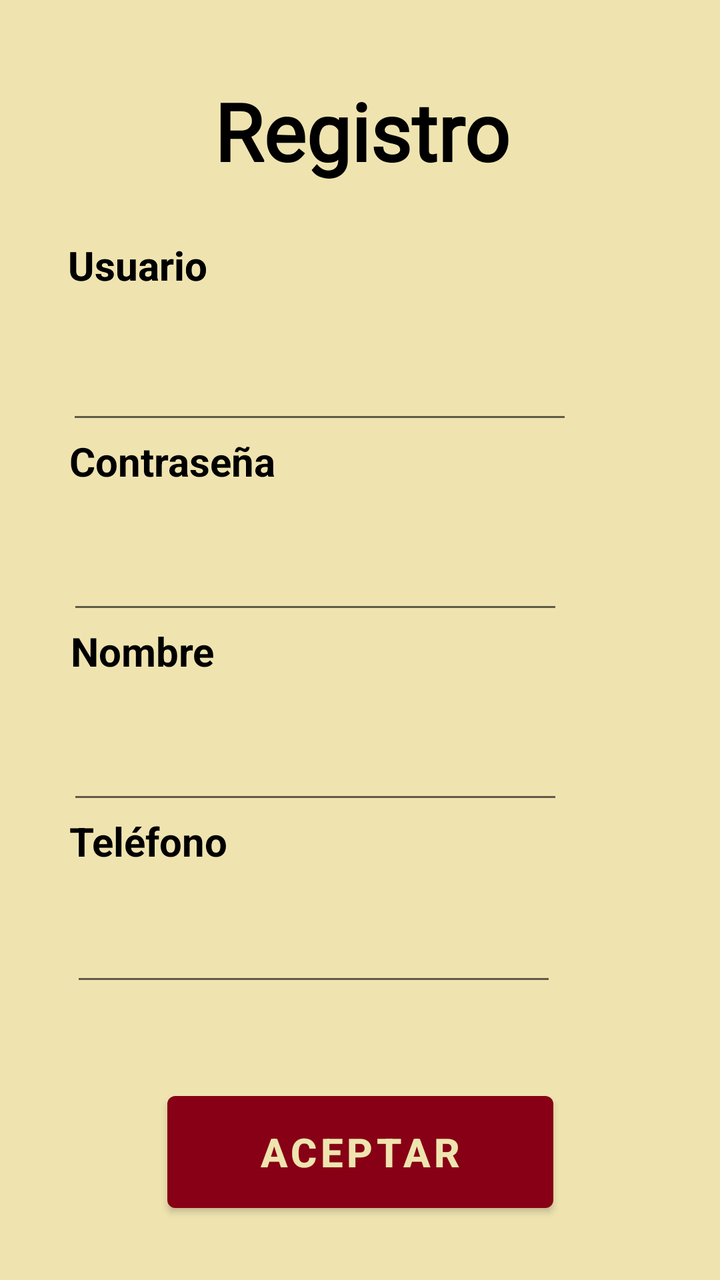
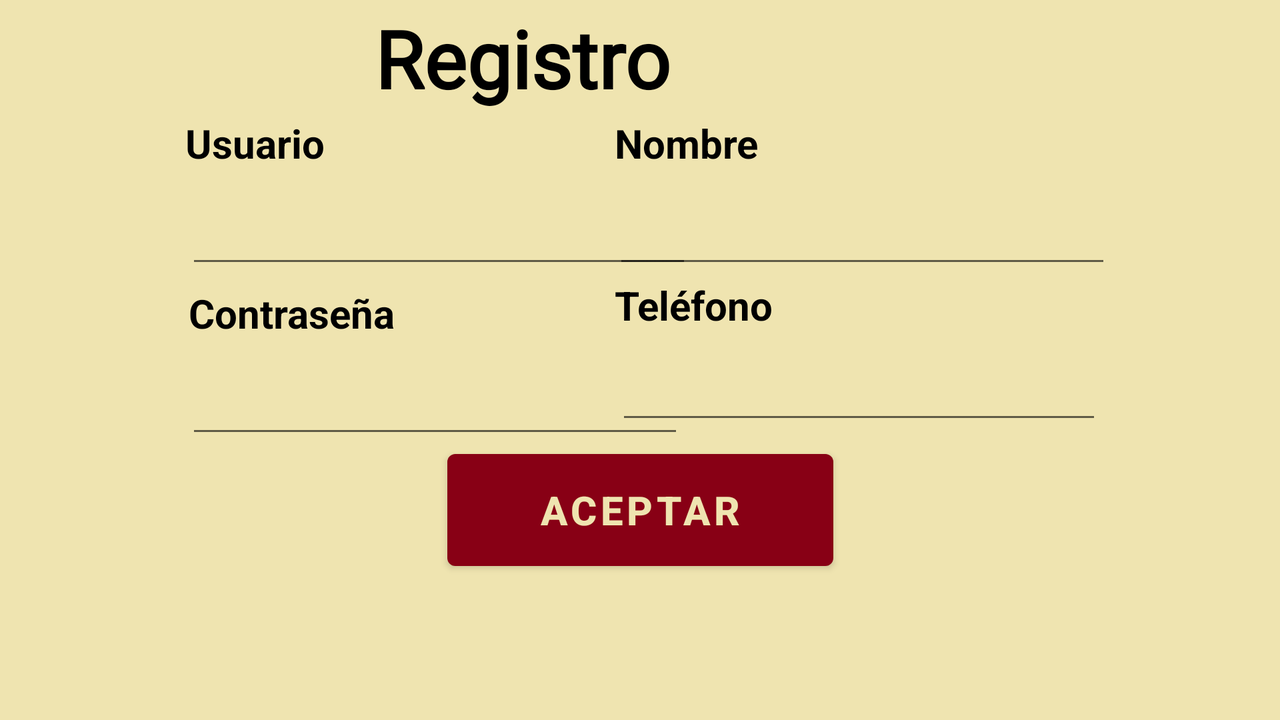

The same Android screen from two of the app's own layout files: first res/layout/ as a phone draws it, then the repository's variant for another configuration, drawn on a device whose configuration selects that folder. Both files follow.
<!-- AndroidManifest.xml: application theme Theme.TFG_profes -->
<!-- res/layout/activity_registro_usuario.xml -->
<?xml version="1.0" encoding="utf-8"?>
<androidx.constraintlayout.widget.ConstraintLayout xmlns:android="http://schemas.android.com/apk/res/android"
    xmlns:app="http://schemas.android.com/apk/res-auto"
    xmlns:tools="http://schemas.android.com/tools"
    android:layout_width="match_parent"
    android:layout_height="match_parent"
    android:background="#EFE4B0"
    tools:context=".RegistroUSuario">


    <EditText
        android:id="@+id/usuario"
        android:layout_width="253dp"
        android:layout_height="61dp"
        android:ems="10"
        android:inputType="textPersonName"
        android:text=""
        app:layout_constraintEnd_toEndOf="parent"
        app:layout_constraintHorizontal_bias="0.31"
        app:layout_constraintStart_toStartOf="parent"
        app:layout_constraintTop_toBottomOf="@+id/textview3" />

    <TextView
        android:id="@+id/textview3"
        android:layout_width="244dp"
        android:layout_height="37dp"
        android:layout_marginTop="12dp"
        android:text="@string/usuario"
        android:textColor="@color/black"
        android:textSize="20dp"
        android:textStyle="bold"
        app:layout_constraintEnd_toEndOf="parent"
        app:layout_constraintHorizontal_bias="0.293"
        app:layout_constraintStart_toStartOf="parent"
        app:layout_constraintTop_toBottomOf="@+id/textView" />

    <EditText
        android:id="@+id/nombre"
        android:layout_width="248dp"
        android:layout_height="58dp"
        android:ems="10"
        app:layout_constraintEnd_toEndOf="parent"
        app:layout_constraintHorizontal_bias="0.3"
        app:layout_constraintStart_toStartOf="parent"
        app:layout_constraintTop_toBottomOf="@+id/nom" />

    <TextView
        android:id="@+id/textview"
        android:layout_width="235dp"
        android:layout_height="33dp"
        android:text="@string/tel"
        android:textColor="@color/black"
        android:textSize="20dp"
        android:textStyle="bold"
        app:layout_constraintEnd_toEndOf="parent"
        app:layout_constraintHorizontal_bias="0.278"
        app:layout_constraintStart_toStartOf="parent"
        app:layout_constraintTop_toBottomOf="@+id/nombre" />

    <TextView
        android:id="@+id/textview2"
        android:layout_width="235dp"
        android:layout_height="33dp"
        android:text="@string/contra"
        android:textColor="@color/black"
        android:textSize="20dp"
        android:textStyle="bold"
        app:layout_constraintEnd_toEndOf="parent"
        app:layout_constraintHorizontal_bias="0.278"
        app:layout_constraintStart_toStartOf="parent"
        app:layout_constraintTop_toBottomOf="@+id/usuario" />

    <TextView
        android:id="@+id/textView"
        android:layout_width="313dp"
        android:layout_height="83dp"
        android:layout_marginTop="24dp"
        android:fontFamily="@font/impact"
        android:gravity="center"
        android:text="@string/registro"
        android:textColor="@color/black"
        android:textSize="40dp"
        android:textStyle="bold"
        app:layout_constraintEnd_toEndOf="parent"
        app:layout_constraintHorizontal_bias="0.521"
        app:layout_constraintStart_toStartOf="parent"
        app:layout_constraintTop_toTopOf="parent" />

    <Button
        android:id="@+id/loginbtn"
        android:layout_width="193dp"
        android:layout_height="68dp"
        android:layout_marginTop="44dp"
        android:onClick="onclick_reg"
        android:text="@string/aceptar"
        android:textColor="#EFE4B0"
        android:textSize="20dp"
        android:textStyle="bold"
        app:layout_constraintEnd_toEndOf="parent"
        app:layout_constraintStart_toStartOf="parent"
        app:layout_constraintTop_toBottomOf="@+id/editTextPhone" />

    <TextView
        android:id="@+id/textview1"
        android:layout_width="244dp"
        android:layout_height="37dp"
        android:layout_marginTop="12dp"
        android:text="@string/usuario"
        android:textColor="@color/black"
        android:textSize="20dp"
        android:textStyle="bold"
        app:layout_constraintEnd_toEndOf="parent"
        app:layout_constraintHorizontal_bias="0.293"
        app:layout_constraintStart_toStartOf="parent"
        app:layout_constraintTop_toBottomOf="@+id/textView" />

    <TextView
        android:id="@+id/nom"
        android:layout_width="244dp"
        android:layout_height="37dp"
        android:text="@string/nombre"
        android:textColor="@color/black"
        android:textSize="20dp"
        android:textStyle="bold"
        app:layout_constraintEnd_toEndOf="parent"
        app:layout_constraintHorizontal_bias="0.305"
        app:layout_constraintStart_toStartOf="parent"
        app:layout_constraintTop_toBottomOf="@+id/contraseña" />

    <EditText
        android:id="@+id/contraseña"
        android:layout_width="248dp"
        android:layout_height="58dp"
        android:layout_marginTop="4dp"
        android:ems="10"
        android:inputType="textPassword"
        app:layout_constraintEnd_toEndOf="parent"
        app:layout_constraintHorizontal_bias="0.3"
        app:layout_constraintStart_toStartOf="parent"
        app:layout_constraintTop_toBottomOf="@+id/textview2" />

    <EditText
        android:id="@+id/editTextPhone"
        android:layout_width="243dp"
        android:layout_height="54dp"
        android:layout_marginTop="4dp"
        android:ems="10"
        android:inputType="phone"
        app:layout_constraintEnd_toEndOf="parent"
        app:layout_constraintHorizontal_bias="0.303"
        app:layout_constraintStart_toStartOf="parent"
        app:layout_constraintTop_toBottomOf="@+id/textview" />


</androidx.constraintlayout.widget.ConstraintLayout>
<!-- resources referenced by this layout -->
<resources>
  <color name="black">#FF000000</color>
  <string name="aceptar">Aceptar</string>
  <string name="contra">Contraseña</string>
  <string name="nombre">Nombre</string>
  <string name="registro">Registro</string>
  <string name="tel">Teléfono</string>
  <string name="usuario">Usuario</string>
  <style name="Theme.TFG_profes" parent="Theme.MaterialComponents.DayNight.DarkActionBar">
          
          <item name="colorPrimary">@color/rojo</item>
          <item name="colorPrimaryVariant">@color/amarillo</item>
          <item name="colorOnPrimary">@color/gris</item>
          
          <item name="colorSecondary">@color/teal_200</item>
          <item name="colorSecondaryVariant">@color/teal_700</item>
          <item name="colorOnSecondary">@color/black</item>
          
          <item name="android:statusBarColor">?attr/colorPrimaryVariant</item>
          
      </style>
  <color name="rojo">#880015</color>
  <color name="amarillo">#EFE4B0</color>
  <color name="gris">#C3C3C3</color>
  <color name="teal_200">#FF03DAC5</color>
  <color name="teal_700">#FF018786</color>
</resources>
<!-- res/layout-land/activity_registro_usuario.xml (the repository's variant of the layout above) -->
<!-- drawn on the phone turned sideways -->
<?xml version="1.0" encoding="utf-8"?>
<androidx.constraintlayout.widget.ConstraintLayout xmlns:android="http://schemas.android.com/apk/res/android"
    xmlns:app="http://schemas.android.com/apk/res-auto"
    xmlns:tools="http://schemas.android.com/tools"
    android:layout_width="match_parent"
    android:layout_height="match_parent"
    android:background="#EFE4B0"
    tools:context=".RegistroUSuario">


    <TextView
        android:id="@+id/textView"
        android:layout_width="276dp"
        android:layout_height="58dp"
        android:fontFamily="@font/impact"
        android:gravity="center"
        android:text="@string/registro"
        android:textColor="@color/black"
        android:textSize="40dp"
        android:textStyle="bold"
        app:layout_constraintEnd_toEndOf="parent"
        app:layout_constraintHorizontal_bias="0.338"
        app:layout_constraintStart_toStartOf="parent"
        app:layout_constraintTop_toTopOf="parent" />

    <Button
        android:id="@+id/loginbtn"
        android:layout_width="193dp"
        android:layout_height="68dp"
        android:layout_marginTop="4dp"
        android:onClick="onclick_reg"
        android:text="@string/aceptar"
        android:textColor="#EFE4B0"
        android:textSize="20dp"
        android:textStyle="bold"
        app:layout_constraintEnd_toEndOf="parent"
        app:layout_constraintStart_toStartOf="parent"
        app:layout_constraintTop_toBottomOf="@+id/editTextPhone" />

    <EditText
        android:id="@+id/contraseña"
        android:layout_width="249dp"
        android:layout_height="52dp"
        android:ems="10"
        android:inputType="textPassword"
        app:layout_constraintEnd_toEndOf="parent"
        app:layout_constraintHorizontal_bias="0.238"
        app:layout_constraintStart_toStartOf="parent"
        app:layout_constraintTop_toBottomOf="@+id/textview2" />

    <EditText
        android:id="@+id/usuario"
        android:layout_width="253dp"
        android:layout_height="53dp"
        android:ems="10"
        android:inputType="textPersonName"
        android:text=""
        app:layout_constraintEnd_toEndOf="parent"
        app:layout_constraintHorizontal_bias="0.24"
        app:layout_constraintStart_toStartOf="parent"
        app:layout_constraintTop_toBottomOf="@+id/textview3" />

    <TextView
        android:id="@+id/textview3"
        android:layout_width="247dp"
        android:layout_height="28dp"
        android:text="@string/usuario"
        android:textColor="@color/black"
        android:textSize="20dp"
        android:textStyle="bold"
        app:layout_constraintEnd_toEndOf="parent"
        app:layout_constraintHorizontal_bias="0.236"
        app:layout_constraintStart_toStartOf="parent"
        app:layout_constraintTop_toBottomOf="@+id/textView" />

    <TextView
        android:id="@+id/textview2"
        android:layout_width="231dp"
        android:layout_height="29dp"
        android:layout_marginTop="4dp"
        android:text="@string/contra"
        android:textColor="@color/black"
        android:textSize="20dp"
        android:textStyle="bold"
        app:layout_constraintEnd_toEndOf="parent"
        app:layout_constraintHorizontal_bias="0.231"
        app:layout_constraintStart_toStartOf="parent"
        app:layout_constraintTop_toBottomOf="@+id/usuario" />

    <EditText
        android:id="@+id/editTextPhone"
        android:layout_width="243dp"
        android:layout_height="54dp"
        android:ems="10"
        android:inputType="phone"
        app:layout_constraintEnd_toEndOf="parent"
        app:layout_constraintHorizontal_bias="0.776"
        app:layout_constraintStart_toStartOf="parent"
        app:layout_constraintTop_toBottomOf="@+id/textview" />

    <EditText
        android:id="@+id/nombre"
        android:layout_width="249dp"
        android:layout_height="53dp"
        android:ems="10"
        android:inputType="textPassword"
        app:layout_constraintEnd_toEndOf="parent"
        app:layout_constraintHorizontal_bias="0.784"
        app:layout_constraintStart_toStartOf="parent"
        app:layout_constraintTop_toBottomOf="@+id/nom" />

    <TextView
        android:id="@+id/nom"
        android:layout_width="244dp"
        android:layout_height="28dp"
        android:text="@string/nombre"
        android:textColor="@color/black"
        android:textSize="20dp"
        android:textStyle="bold"
        app:layout_constraintEnd_toEndOf="parent"
        app:layout_constraintHorizontal_bias="0.776"
        app:layout_constraintStart_toStartOf="parent"
        app:layout_constraintTop_toBottomOf="@+id/textView" />

    <TextView
        android:id="@+id/textview"
        android:layout_width="243dp"
        android:layout_height="24dp"
        android:text="@string/tel"
        android:textColor="@color/black"
        android:textSize="20dp"
        android:textStyle="bold"
        app:layout_constraintEnd_toEndOf="parent"
        app:layout_constraintHorizontal_bias="0.774"
        app:layout_constraintStart_toStartOf="parent"
        app:layout_constraintTop_toBottomOf="@+id/nombre" />


</androidx.constraintlayout.widget.ConstraintLayout>
